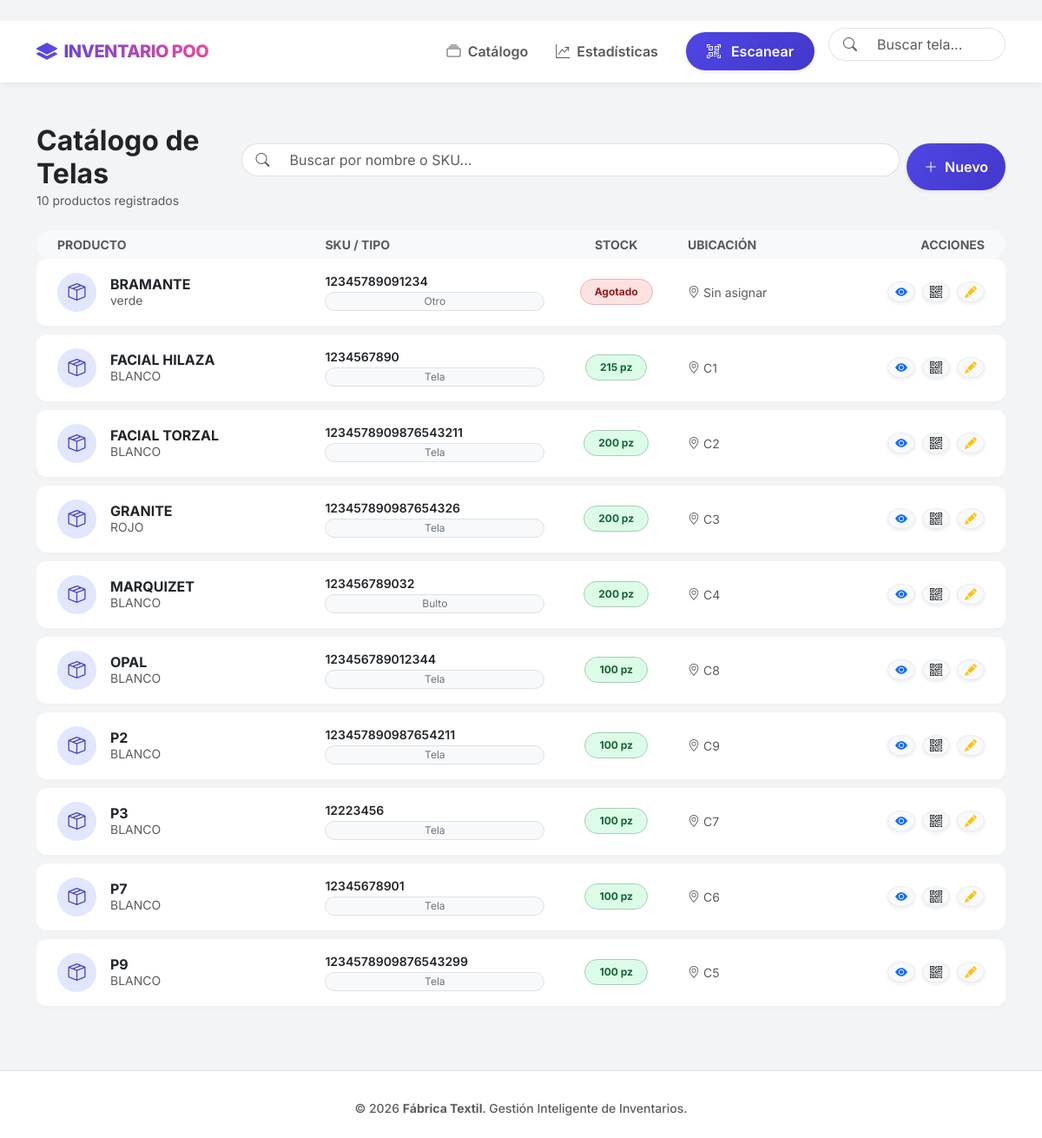
The app's page /inventario/productos/ with its own data.
### app/models.py (models this page shows, shortened)
class Producto(models.Model):
    sku = models.CharField(max_length=50, unique=True, primary_key=True, verbose_name="SKU")
    nombre_tela = models.CharField(max_length=200, verbose_name="Nombre de Tela (Artículo)")
    tipo = models.CharField(max_length=50, choices=TIPO_CHOICES, default='Tela')
    color = models.CharField(max_length=100, blank=True, null=True)
    composicion = models.CharField(max_length=200, blank=True, null=True)
    largo = models.DecimalField(max_digits=5, decimal_places=2, blank=True, null=True, verbose_name="Largo (m)")
    ancho = models.DecimalField(max_digits=5, decimal_places=2, blank=True, null=True, verbose_name="Ancho (m)")
    peso_por_pieza = models.DecimalField(max_digits=10, decimal_places=2, blank=True, null=True, verbose_name="Peso por Pieza (kg)")
    peso_aprox = models.DecimalField(max_digits=10, decimal_places=2, blank=True, null=True, verbose_name="Peso Aproximado (kg)")
    paquete_pz = models.IntegerField(blank=True, null=True, verbose_name="Piezas por Paquete (PAQUETE)")
    paquetes_bulto = models.IntegerField(blank=True, null=True, verbose_name="Paquetes por Bulto")
    bulto_pz = models.IntegerField(blank=True, null=True, verbose_name="Piezas por Bulto (BULTO)")
    pz = models.IntegerField(default=0, verbose_name="Piezas (Stock Actual)")
    ubicacion = models.CharField(max_length=100, blank=True, null=True, verbose_name="Ubicación")
    descripcion = models.TextField(blank=True, null=True, verbose_name="Descripción / Notas")

### app/views.py (the view)
# urls.py: path('productos/', views.lista_productos, name='lista_productos'),
def lista_productos(request):
    query = request.GET.get('q')
    if query:
        productos = Producto.objects.filter(nombre_tela__icontains=query) | Producto.objects.filter(sku__icontains=query)
    else:
        productos = Producto.objects.all()
    productos = productos.order_by('nombre_tela')
    contexto = { 'productos': productos, 'query': query }
    return render(request, 'app/lista_productos.html', contexto)

### app/templates/app/lista_productos.html (shortened to what this page needs)
﻿{% extends "app/base.html" %}
{% load static %}
{% block content %}
<div class="fade-in-up">
    <div class="d-flex flex-column flex-md-row justify-content-between align-items-center mb-4 gap-3">
        <div>
            <h2 class="fw-bold text-dark mb-0">Catálogo de Telas</h2>
            <p class="text-muted small mb-0">{{ productos|length }} productos registrados</p>
        </div>
        <div class="d-flex gap-2 w-100 w-md-auto">
            <form class="d-flex w-100" method="get">
                <div class="input-group">
                    <span class="input-group-text bg-white border-end-0 rounded-start-pill ps-3">
                        <i class="bi bi-search text-muted"></i>
                    </span>
                    <input type="text" name="q" class="form-control border-start-0 rounded-end-pill"
                           placeholder="Buscar por nombre o SKU..." value="{{ query|default:'' }}">
                </div>
            </form>
            <a href="{% url 'app:crear_producto' %}" class="btn btn-gradient rounded-pill d-flex align-items-center shadow-sm">
                <i class="bi bi-plus-lg me-2"></i> Nuevo
            </a>
        </div>
    </div>
    <div class="table-responsive">
        <table class="table table-hover align-middle border-0">
            <thead class="bg-light">
                <tr>
                    <th scope="col" class="ps-4 text-muted small text-uppercase fw-bold border-0 rounded-start-pill">Producto</th>
                    <th scope="col" class="text-muted small text-uppercase fw-bold border-0">SKU / Tipo</th>
                    <th scope="col" class="text-muted small text-uppercase fw-bold border-0 text-center">Stock</th>
                    <th scope="col" class="text-muted small text-uppercase fw-bold border-0">Ubicación</th>
                    <th scope="col" class="pe-4 text-muted small text-uppercase fw-bold border-0 text-end rounded-end-pill">Acciones</th>
                </tr>
            </thead>
            <tbody class="border-top-0">
                {% for producto in productos %}
                <tr class="position-relative">
                    <td class="ps-4 py-3 border-bottom-0">
                        <div class="d-flex align-items-center">
                            <div class="avatar-icon me-3 bg-primary-subtle text-primary rounded-circle d-flex align-items-center justify-content-center" style="width: 45px; height: 45px;">
                                <i class="bi bi-box-seam fs-5"></i>
                            </div>
                            <div>
                                <h6 class="mb-0 fw-bold text-dark text-truncate" style="max-width: 200px;">{{ producto.nombre_tela }}</h6>
                                <small class="text-muted">{{ producto.color }}</small>
                            </div>
                        </div>
                    </td>
                    <td class="border-bottom-0">
                        <div class="d-flex flex-column">
                            <span class="fw-semibold text-dark small">{{ producto.sku }}</span>
                            <span class="badge bg-light text-secondary border rounded-pill fw-normal mt-1 w-auto" style="width: fit-content;">
                                {{ producto.get_tipo_display }}
                            </span>
                        </div>
                    </td>
                    <td class="text-center border-bottom-0">
                        {% if producto.pz == 0 %}
                        <span class="badge bg-danger-subtle text-danger border border-danger-subtle px-3 py-2 rounded-pill">
                            Agotado
                        </span>
                        {% elif producto.pz < 10 %}
                        <span class="badge bg-warning-subtle text-warning-emphasis border border-warning-subtle px-3 py-2 rounded-pill">
                            {{ producto.pz }} pz
                        </span>
                        {% else %}
                        <span class="badge bg-success-subtle text-success border border-success-subtle px-3 py-2 rounded-pill">
                            {{ producto.pz }} pz
                        </span>
                        {% endif %}
                    </td>
                    <td class="border-bottom-0">
                        <small class="text-muted d-flex align-items-center">
                            <i class="bi bi-geo-alt me-1"></i> {{ producto.ubicacion|default:"Sin asignar" }}
                        </small>
                    </td>
                    <td class="pe-4 text-end border-bottom-0">
                        <div class="d-flex justify-content-end gap-2">
                            <a href="{% url 'app:detalle_producto' sku=producto.sku %}"
                               class="btn btn-sm btn-light text-primary rounded-circle shadow-sm"
                               data-bs-toggle="tooltip" title="Ver Detalles">
                                <i class="bi bi-eye-fill"></i>
                            </a>
                            <a href="{% url 'app:accion_producto' sku=producto.sku %}"
                               class="btn btn-sm btn-light text-dark rounded-circle shadow-sm"
                               data-bs-toggle="tooltip" title="Escanear Entrada/Salida">
                                <i class="bi bi-qr-code"></i>
                            </a>
                            <a href="{% url 'app:editar_producto' sku=producto.sku %}"
                               class="btn btn-sm btn-light text-warning rounded-circle shadow-sm"
                               data-bs-toggle="tooltip" title="Editar">
                                <i class="bi bi-pencil-fill"></i>
                            </a>
                        </div>
                    </td>
                </tr>
                <tr class="spacer"><td colspan="5"></td></tr>
                {% endfor %}
            </tbody>
        </table>
    </div>
</div>
{% endblock %}

### app/templates/app/base.html (shortened to what this page needs)
{% load static %}
<!DOCTYPE html>
<html lang="es">
<head>
    <link href="https://cdn.jsdelivr.net/npm/bootstrap@5.3.3/dist/css/bootstrap.min.css" rel="stylesheet">
    <link rel="stylesheet" href="https://cdn.jsdelivr.net/npm/bootstrap-icons@1.11.3/font/bootstrap-icons.min.css">
    <link rel="stylesheet" href="{% static 'app/css/style.css' %}">
</head>
<body class="d-flex flex-column min-vh-100">
    {% block navbar %}
    <nav class="navbar navbar-expand-lg navbar-custom sticky-top">
        <div class="container">
            <a class="navbar-brand d-flex align-items-center gap-2" href="{% url 'app:index' %}">
                <i class="bi bi-layers-fill text-primary" style="font-size: 1.5rem;"></i>
                <span>INVENTARIO POO</span>
            </a>
            <div class="collapse navbar-collapse" id="navbarContent">
                <ul class="navbar-nav ms-auto mb-2 mb-lg-0 align-items-center fw-semibold">
                    <li class="nav-item">
                        <a href="{% url 'app:lista_productos' %}" class="nav-link px-3">
                            <i class="bi bi-collection me-1"></i> Catálogo
                        </a>
                    </li>
                    <li class="nav-item">
                        <a href="{% url 'app:ver_reportes' %}" class="nav-link px-3">
                            <i class="bi bi-graph-up-arrow me-1"></i> Estadísticas
                        </a>
                    </li>
                    <li class="nav-item ms-lg-3 mt-2 mt-lg-0">
                        <a href="{% url 'app:escaner_view' %}" class="btn btn-gradient shadow-sm rounded-pill px-4">
                            <i class="bi bi-qr-code-scan me-2"></i> Escanear
                        </a>
                    </li>
                    <li class="nav-item ms-lg-3 mt-3 mt-lg-0">
                        <form class="d-flex" method="get" action="{% url 'app:lista_productos' %}">
                            <div class="input-group">
                                <span class="input-group-text bg-white border-end-0 rounded-start-pill ps-3">
                                    <i class="bi bi-search text-muted"></i>
                                </span>
                                <input class="form-control border-start-0 rounded-end-pill" type="search" placeholder="Buscar tela..." name="q" value="{{ query|default:'' }}" aria-label="Search" style="max-width: 160px;">
                            </div>
                        </form>
                    </li>
                </ul>
            </div>
        </div>
    </nav>
    {% endblock navbar %}
    <main class="container py-5 flex-grow-1">
        {% block content %}{% endblock %}
    </main>
    {% block footer %}
    <footer class="py-4 text-center text-muted mt-auto border-top">
        <div class="container pt-2">
            <p class="mb-0 small fw-medium">
                &copy; {% now "Y" %} <strong>Fábrica Textil</strong>. Gestión Inteligente de Inventarios.
            </p>
        </div>
    </footer>
    {% endblock footer %}
</body>
</html>

### app/static/app/css/style.css (style rules this page uses)
:root { --primary-color: #4f46e5; --secondary-color: #ec4899; --bg-color: #f3f4f6; --glass-bg: rgba(255, 255, 255, 0.95); --text-dark: #1f2937; --text-light: #6b7280; --radius: 16px; --shadow: 0 10px 30px -10px rgba(0, 0, 0, 0.1); }
body { background-color: var(--bg-color); font-family: 'Inter', system-ui, -apple-system, sans-serif; color: var(--text-dark); min-height: 100vh; display: flex; flex-direction: column; }
.navbar-custom { background: var(--glass-bg); backdrop-filter: blur(10px); border-bottom: 1px solid rgba(255, 255, 255, 0.3); box-shadow: 0 4px 6px -1px rgba(0, 0, 0, 0.05); }
.navbar-brand { font-weight: 800; letter-spacing: -0.5px; background: linear-gradient(to right, var(--primary-color), var(--secondary-color)); -webkit-background-clip: text; -webkit-text-fill-color: transparent; }
.btn-gradient { background: linear-gradient(135deg, var(--primary-color), #4338ca); border: none; color: white; padding: 10px 20px; border-radius: 8px; font-weight: 600; transition: all 0.2s; }
footer { margin-top: auto; background: white; border-top: 1px solid #e5e7eb; }

### app/templates/app/lista_productos.html (style rules this page uses)
.table > :not(caption) > * > * { background-color: transparent; border-bottom-width: 0; }
tbody tr:not(.spacer) { background-color: white; box-shadow: 0 2px 6px rgba(0,0,0,0.02); transition: transform 0.2s, box-shadow 0.2s; border-radius: 12px; }
tbody tr:not(.spacer) td:first-child { border-top-left-radius: 12px; border-bottom-left-radius: 12px; }
tbody tr:not(.spacer) td:last-child { border-top-right-radius: 12px; border-bottom-right-radius: 12px; }
.spacer td { height: 10px; background-color: transparent !important; padding: 0 !important; }
.fade-in-up { animation: fadeInUp 0.6s ease-out forwards; }
.bg-primary-subtle { background-color: #e0e7ff !important; color: #4338ca !important; }
.bg-danger-subtle { background-color: #fee2e2 !important; color: #991b1b !important; }
.bg-success-subtle { background-color: #dcfce7 !important; color: #166534 !important; }
.btn-light { background-color: #f8f9fa; border: 1px solid #e9ecef; }

### records on screen
Producto: nombre_tela "BRAMANTE", color "verde", sku "12345789091234", tipo "Otro", pz "Agotado", ubicacion "Sin asignar"
Producto: nombre_tela "FACIAL HILAZA", color "BLANCO", sku "1234567890", tipo "Tela", pz "215", ubicacion "C1"
Producto: nombre_tela "FACIAL TORZAL", color "BLANCO", sku "1234578909876543211", tipo "Tela", pz "200", ubicacion "C2"
Producto: nombre_tela "GRANITE", color "ROJO", sku "123457890987654326", tipo "Tela", pz "200", ubicacion "C3"
Producto: nombre_tela "MARQUIZET", color "BLANCO", sku "123456789032", tipo "Bulto", pz "200", ubicacion "C4"
Producto: nombre_tela "OPAL", color "BLANCO", sku "123456789012344", tipo "Tela", pz "100", ubicacion "C8"
Producto: nombre_tela "P2", color "BLANCO", sku "123457890987654211", tipo "Tela", pz "100", ubicacion "C9"
Producto: nombre_tela "P3", color "BLANCO", sku "12223456", tipo "Tela", pz "100", ubicacion "C7"
Producto: nombre_tela "P7", color "BLANCO", sku "12345678901", tipo "Tela", pz "100", ubicacion "C6"
Producto: nombre_tela "P9", color "BLANCO", sku "1234578909876543299", tipo "Tela", pz "100", ubicacion "C5"

### other values on screen
{{ productos|length }} "10"
